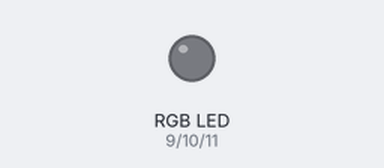
Recording of a sketch running on a simulated Arduino Uno, built with avr-gcc and run on an emulated ATmega328P. On the bench: an RGB LED mixed from three pins (HIGH = lit).

Above: at 0.1 s.
At 1.1 s:
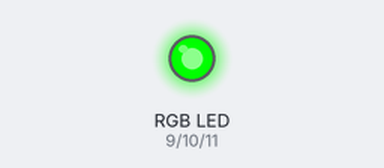
At 2.1 s:
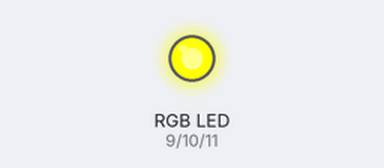
At 14.8 s:
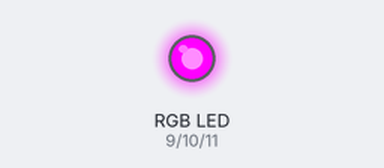
At 26.0 s:
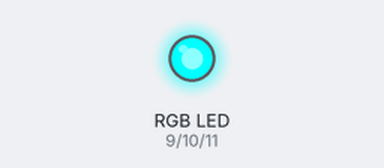
At 38.7 s:
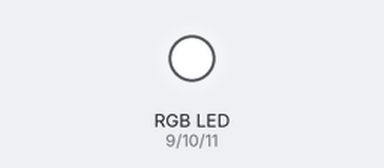
Timing chart, 0 to 40.0 s (numbered marks = the images above):
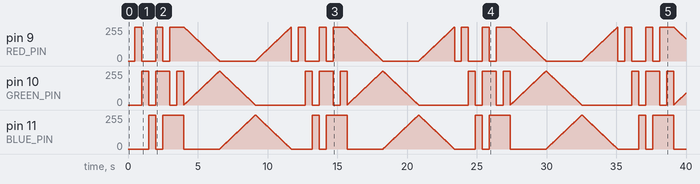

Measured:
- by itself, pin 9 (RED_PIN): 0/255 → 255/255 at 0.50 s, → 0/255 0.50 s later, → 255/255 1.0 s later, → 0/255 0.50 s later, … (1641 changes in this stretch)
- by itself, pin 11 (BLUE_PIN): 0/255 → 255/255 at 1.5 s, → 0/255 0.50 s later, → 255/255 0.50 s later, → 0/255 1.5 s later, … (1546 changes in this stretch)

The sketch:

Rainbow.ino
```cpp
/*
 * RGB LED Color Cycling (Basic Colors + Smooth Spectrum)
 * ------------------------------------------------------
 * This program demonstrates how to control an RGB LED using PWM.
 * It shows 8 basic colors, then smoothly transitions through a full-color spectrum.
 *
 * Hardware Setup:
 * - RED pin    → Digital PWM pin 9
 * - GREEN pin  → Digital PWM pin 10
 * - BLUE pin   → Digital PWM pin 11
 * - All LED pins should use current-limiting resistors (~220Ω recommended)
 * - Common Cathode LED is assumed. For Common Anode, invert the HIGH/LOW logic.
 */

const int RED_PIN = 9;    // Red LED pin
const int GREEN_PIN = 10; // Green LED pin
const int BLUE_PIN = 11;  // Blue LED pin

int DELAY_TIME = 500;     // Delay between color changes

void setup() {
  pinMode(RED_PIN, OUTPUT);
  pinMode(GREEN_PIN, OUTPUT);
  pinMode(BLUE_PIN, OUTPUT);
}

void loop() {
  displayAllBasicColors();  // Show 8 predefined colors
  showSpectrum();           // Show smooth rainbow transition
}

// Show 8 basic RGB combinations: off, red, green, blue, yellow, cyan, magenta, white
void displayAllBasicColors() {
  digitalWrite(RED_PIN, LOW);
  digitalWrite(GREEN_PIN, LOW);
  digitalWrite(BLUE_PIN, LOW);
  delay(DELAY_TIME);

  digitalWrite(RED_PIN, HIGH);   // Red
  digitalWrite(GREEN_PIN, LOW);
  digitalWrite(BLUE_PIN, LOW);
  delay(DELAY_TIME);

  digitalWrite(RED_PIN, LOW);
  digitalWrite(GREEN_PIN, HIGH); // Green
  digitalWrite(BLUE_PIN, LOW);
  delay(DELAY_TIME);

  digitalWrite(RED_PIN, LOW);
  digitalWrite(GREEN_PIN, LOW);
  digitalWrite(BLUE_PIN, HIGH);  // Blue
  delay(DELAY_TIME);

  digitalWrite(RED_PIN, HIGH);   // Yellow (Red + Green)
  digitalWrite(GREEN_PIN, HIGH);
  digitalWrite(BLUE_PIN, LOW);
  delay(DELAY_TIME);

  digitalWrite(RED_PIN, LOW);    // Cyan (Green + Blue)
  digitalWrite(GREEN_PIN, HIGH);
  digitalWrite(BLUE_PIN, HIGH);
  delay(DELAY_TIME);

  digitalWrite(RED_PIN, HIGH);   // Magenta (Red + Blue)
  digitalWrite(GREEN_PIN, LOW);
  digitalWrite(BLUE_PIN, HIGH);
  delay(DELAY_TIME);

  digitalWrite(RED_PIN, HIGH);   // White (All on)
  digitalWrite(GREEN_PIN, HIGH);
  digitalWrite(BLUE_PIN, HIGH);
  delay(DELAY_TIME);
}

// Smooth transition through RGB spectrum (red → green → blue → red)
void showSpectrum() {
  for (int i = 0; i < 768; i++) {
    showRGB(i);      // Compute RGB values based on position in color wheel
    delay(10);
  }
}

// Convert index (0–767) to smooth RGB color values
void showRGB(int color) {
  int redPWM, greenPWM, bluePWM;

  if (color <= 255) {
    redPWM = 255 - color;   // Red to Green
    greenPWM = color;
    bluePWM = 0;
  } else if (color <= 511) {
    redPWM = 0;                      // Green to Blue
    greenPWM = 255 - (color - 256);
    bluePWM = color - 256;
  } else {
    redPWM = color - 512;           // Blue to Red
    greenPWM = 0;
    bluePWM = 255 - (color - 512);
  }

  analogWrite(RED_PIN, redPWM);
  analogWrite(GREEN_PIN, greenPWM);
  analogWrite(BLUE_PIN, bluePWM);
}
```
